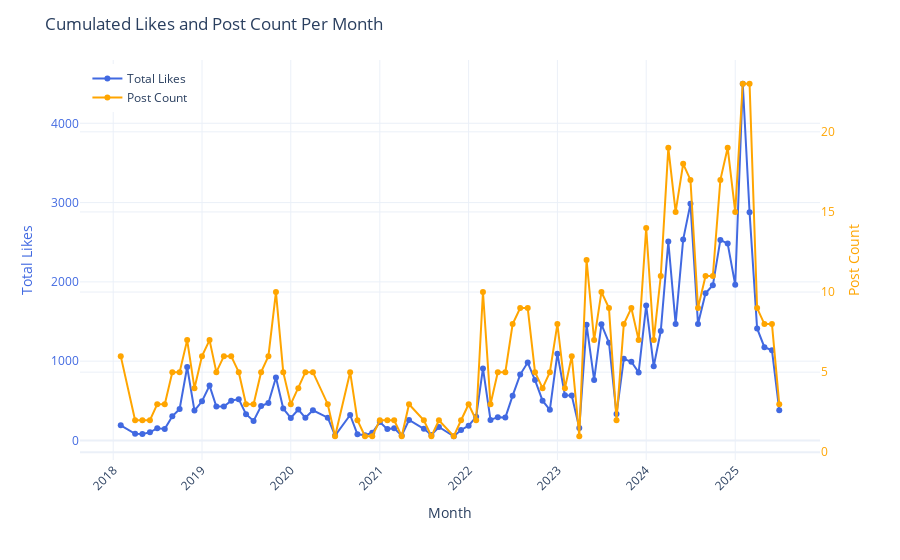

The notebook cell this image was saved under:
### Markdown cell above
#### Cumulated Likes and Post Counts per Month over the time

### Code cell
df_posts['date_local'] = pd.to_datetime(df_posts['date_local'])
df_posts['month'] = df_posts['date_local'].dt.to_period('M')

df_monthly_likes = df_posts.groupby('month')['like_count'].sum().reset_index()
df_monthly_posts = df_posts.groupby('month').size().reset_index(name='post_count')

df_combined = pd.merge(df_monthly_likes, df_monthly_posts, on='month')
df_combined['month'] = df_combined['month'].astype(str)


fig = go.Figure()
# Like Count
fig.add_trace(go.Scatter(
    x=df_combined['month'],
    y=df_combined['like_count'],
    mode='lines+markers',
    name='Total Likes',
    yaxis='y1',
    line=dict(color='royalblue')
))
# Post Count
fig.add_trace(go.Scatter(
    x=df_combined['month'],
    y=df_combined['post_count'],
    mode='lines+markers',
    name='Post Count',
    yaxis='y2',
    line=dict(color='orange')
))

fig.update_layout(
    title='Cumulated Likes and Post Count Per Month',
    xaxis=dict(title='Month', tickangle=-45),
    yaxis=dict(
        title=dict(text='Total Likes', font=dict(color='royalblue')),
        tickfont=dict(color='royalblue')
    ),
    yaxis2=dict(
        title=dict(text='Post Count', font=dict(color='orange')),
        tickfont=dict(color='orange'),
        overlaying='y',
        side='right'
    ),
    legend=dict(x=0.01, y=0.99),
    template='plotly_white',
    margin=dict(t=60, b=100)
)

fig.show()

### Figure 1 — Plotly figure (JSON) as saved in the notebook; plotly's stock layout.template omitted (floating-point values rounded to 4 significant figures)
{"data": [{"line": {"color": "royalblue"}, "mode": "lines+markers", "name": "Total Likes", "type": "scatter", "x": ["2018-02", "2018-04", "2018-05", "2018-06", "2018-07", "2018-08", "2018-09", "2018-10", "2018-11", "2018-12", "2019-01", "2019-02", "2019-03", "2019-04", "2019-05", "2019-06", "2019-07", "2019-08", "2019-09", "2019-10", "2019-11", "2019-12", "2020-01", "2020-02", "2020-03", "2020-04", "2020-06", "2020-07", "2020-09", "2020-10", "2020-11", "2020-12", "2021-01", "2021-02", "2021-03", "2021-04", "2021-05", "2021-07", "2021-08", "2021-09", "2021-11", "2021-12", "2022-01", "2022-02", "2022-03", "2022-04", "2022-05", "2022-06", "2022-07", "2022-08", "2022-09", "2022-10", "2022-11", "2022-12", "2023-01", "2023-02", "2023-03", "2023-04", "2023-05", "2023-06", "2023-07", "2023-08", "2023-09", "2023-10", "2023-11", "2023-12", "2024-01", "2024-02", "2024-03", "2024-04", "2024-05", "2024-06", "2024-07", "2024-08", "2024-09", "2024-10", "2024-11", "2024-12", "2025-01", "2025-02", "2025-03", "2025-04", "2025-05", "2025-06", "2025-07"], "y": [191, 83, 80, 103, 154, 146, 304, 397, 927, 377, 494, 692, 427, 429, 502, 521, 332, 246, 434, 473, 793, 403, 284, 390, 286, 380, 287, 61, 321, 77, 65, 97, 232, 143, 153, 62, 258, 147, 69, 170, 53, 132, 186, 298, 909, 259, 294, 288, 565, 831, 982, 761, 502, 386, 1094, 569, 567, 158, 1459, 763, 1465, 1233, 333, 1030, 993, 858, 1703, 935, 1379, 2509, 1470, 2533, 2984, 1470, 1856, 1957, 2529, 2483, 1963, 4499, 2877, 1413, 1177, 1138, 382], "yaxis": "y"}, {"line": {"color": "orange"}, "mode": "lines+markers", "name": "Post Count", "type": "scatter", "x": ["2018-02", "2018-04", "2018-05", "2018-06", "2018-07", "2018-08", "2018-09", "2018-10", "2018-11", "2018-12", "2019-01", "2019-02", "2019-03", "2019-04", "2019-05", "2019-06", "2019-07", "2019-08", "2019-09", "2019-10", "2019-11", "2019-12", "2020-01", "2020-02", "2020-03", "2020-04", "2020-06", "2020-07", "2020-09", "2020-10", "2020-11", "2020-12", "2021-01", "2021-02", "2021-03", "2021-04", "2021-05", "2021-07", "2021-08", "2021-09", "2021-11", "2021-12", "2022-01", "2022-02", "2022-03", "2022-04", "2022-05", "2022-06", "2022-07", "2022-08", "2022-09", "2022-10", "2022-11", "2022-12", "2023-01", "2023-02", "2023-03", "2023-04", "2023-05", "2023-06", "2023-07", "2023-08", "2023-09", "2023-10", "2023-11", "2023-12", "2024-01", "2024-02", "2024-03", "2024-04", "2024-05", "2024-06", "2024-07", "2024-08", "2024-09", "2024-10", "2024-11", "2024-12", "2025-01", "2025-02", "2025-03", "2025-04", "2025-05", "2025-06", "2025-07"], "y": [6, 2, 2, 2, 3, 3, 5, 5, 7, 4, 6, 7, 5, 6, 6, 5, 3, 3, 5, 6, 10, 5, 3, 4, 5, 5, 3, 1, 5, 2, 1, 1, 2, 2, 2, 1, 3, 2, 1, 2, 1, 2, 3, 2, 10, 3, 5, 5, 8, 9, 9, 5, 4, 5, 8, 4, 6, 1, 12, 7, 10, 9, 2, 8, 9, 7, 14, 7, 11, 19, 15, 18, 17, 9, 11, 11, 17, 19, 15, 23, 23, 9, 8, 8, 3], "yaxis": "y2"}], "layout": {"legend": {"x": 0.01, "y": 0.99}, "margin": {"b": 100, "t": 60}, "title": {"text": "Cumulated Likes and Post Count Per Month"}, "xaxis": {"tickangle": -45, "title": {"text": "Month"}}, "yaxis": {"tickfont": {"color": "royalblue"}, "title": {"font": {"color": "royalblue"}, "text": "Total Likes"}}, "yaxis2": {"overlaying": "y", "side": "right", "tickfont": {"color": "orange"}, "title": {"font": {"color": "orange"}, "text": "Post Count"}}}}
